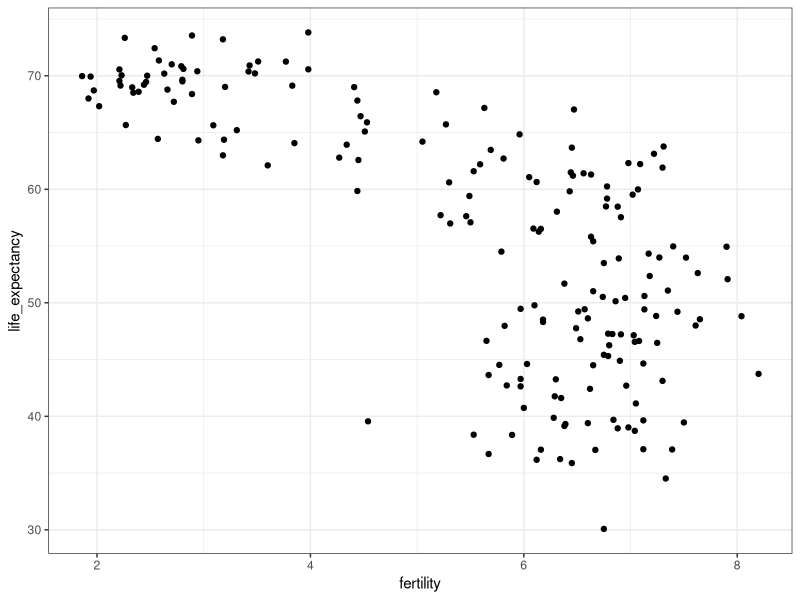
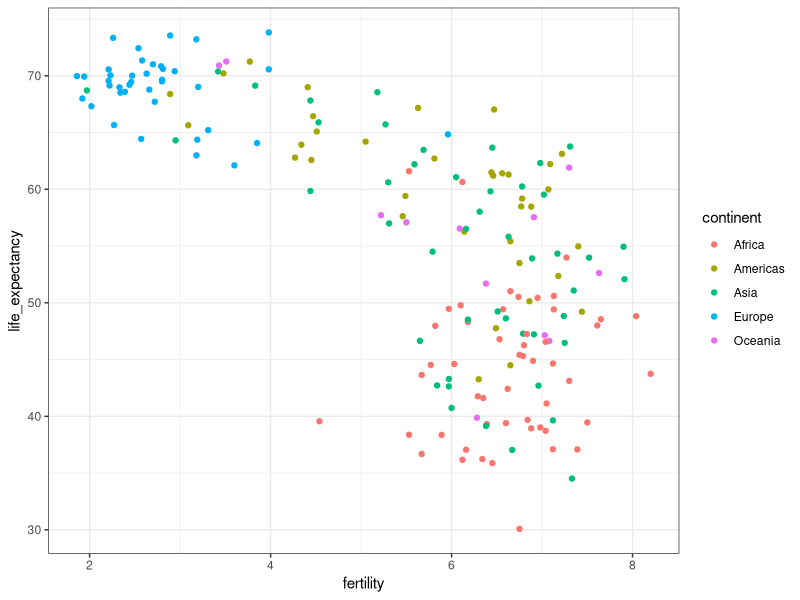
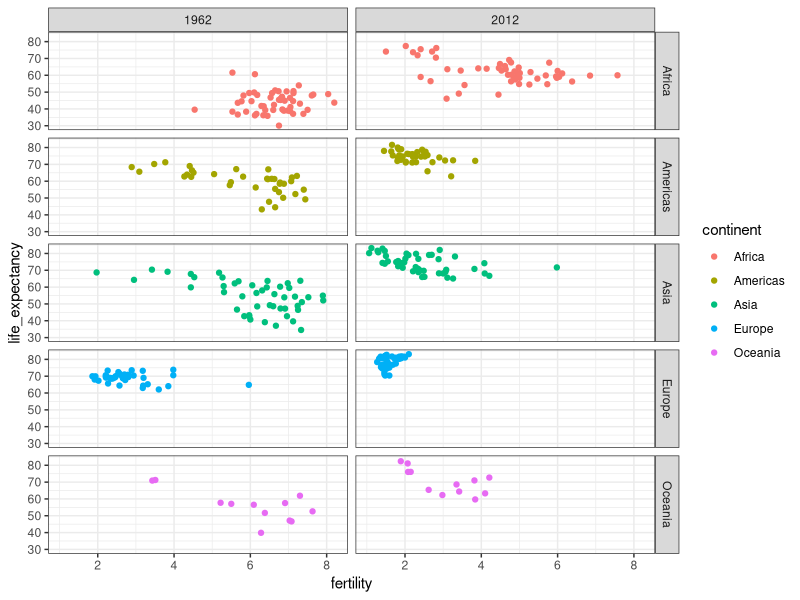
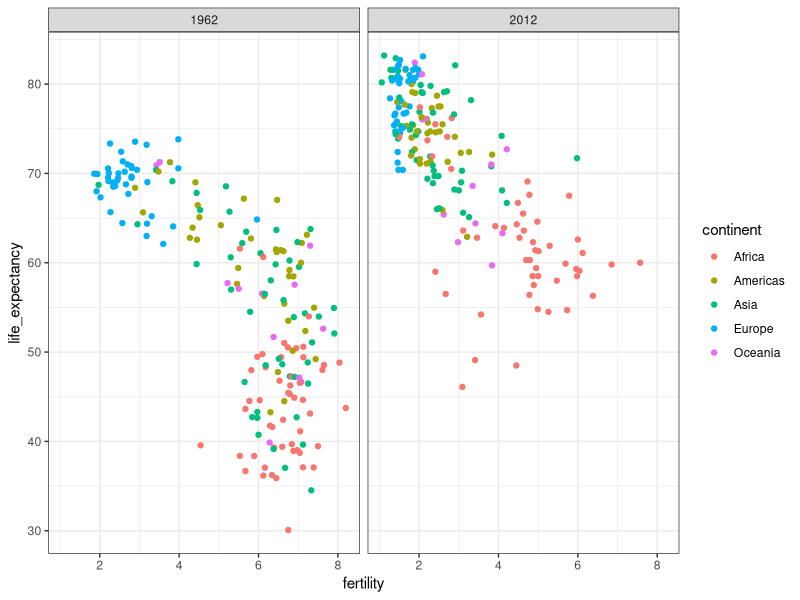
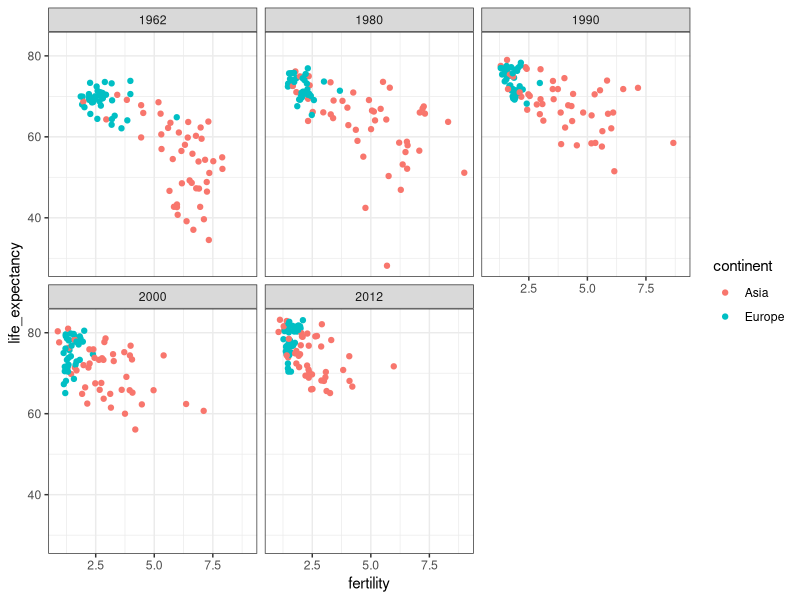
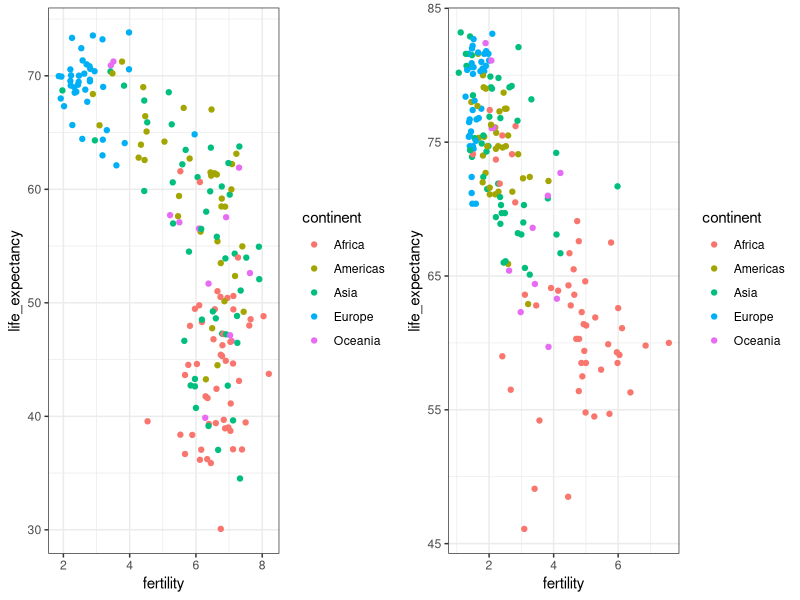
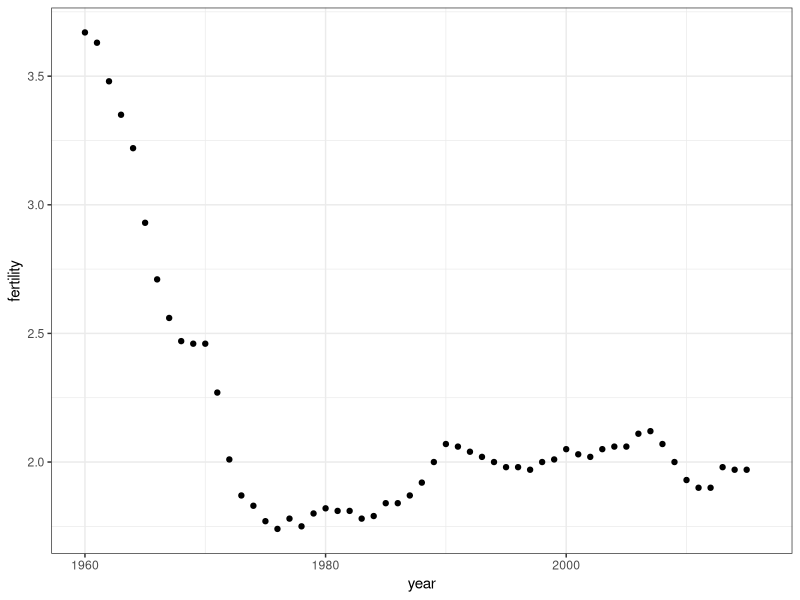
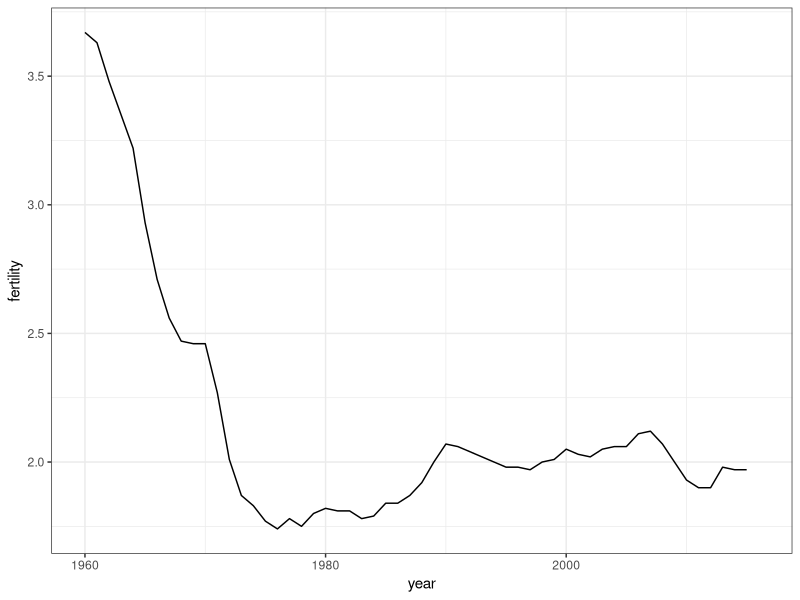

Write the R code that produced these figures, in order.
## ---- chunk 1
knitr::opts_chunk$set(echo = TRUE)
## ---- chunk 2
library(dslabs)
data(gapminder)
head(gapminder)
## ---- chunk 3
library(tidyverse)
gapminder %>% 
  filter(year == 2015 & country %in% c("Sri Lanka","Turkey")) %>% 
  select(country, infant_mortality)
## ---- chunk 4
comp_table <- data_frame(comparison = rep(1:5, each = 2),
           country = c("Sri Lanka", "Turkey", "Poland", "South Korea", "Malaysia", "Russia", "Pakistan","Vietnam","Thailand","South Africa"))

tmp <- gapminder %>% 
  filter(year == 2015) %>% 
  select(country, infant_mortality) %>% 
  mutate(country = as.character(country)) ##to match characters to characters
  
tab <- inner_join(comp_table, tmp, by = "country") %>% select(-comparison)
  
bind_cols(slice(tab,seq(1,9,2)), slice(tab,seq(2,10,2))) %>% knitr::kable()
## ---- chunk 5
ds_theme_set()

filter(gapminder, year==1962) %>%
  ggplot( aes(fertility, life_expectancy)) +
  geom_point()
## ---- chunk 6
filter(gapminder, year==1962) %>%
  ggplot( aes(fertility, life_expectancy, color = continent)) +
  geom_point() 
## ---- chunk 7
filter(gapminder, year%in%c(1962, 2012)) %>%
  ggplot(aes(fertility, life_expectancy, col = continent)) +
  geom_point() +
  facet_grid(continent~year)
## ---- chunk 8
filter(gapminder, year%in%c(1962, 2012)) %>%
  ggplot(aes(fertility, life_expectancy, col = continent)) +
  geom_point() +
  facet_grid( . ~ year)
## ---- chunk 9
years <- c(1962, 1980, 1990, 2000, 2012)
continents <- c("Europe", "Asia")
gapminder %>% 
  filter(year %in% years & continent %in% continents) %>%
  ggplot( aes(fertility, life_expectancy, col = continent)) +
  geom_point() +
  facet_wrap(~year) 
## ---- chunk 10
library(gridExtra)
p1 <- filter(gapminder, year == 1962) %>%
  ggplot(aes(fertility, life_expectancy, col = continent)) +
  geom_point() 
p2 <- filter(gapminder, year == 2012) %>%
  ggplot(aes(fertility, life_expectancy, col = continent)) +
  geom_point() 
grid.arrange(p1, p2, ncol = 2)
## ---- chunk 11
gapminder %>% filter(country == "United States") %>% 
  ggplot(aes(year,fertility)) +
  geom_point()
## ---- chunk 12
gapminder %>% filter(country == "United States") %>% 
  ggplot(aes(year,fertility)) +
  geom_line()
## ---- chunk 13
countries <- c("South Korea","Germany")
gapminder %>% filter(country %in% countries) %>% 
  ggplot(aes(year,fertility)) +
  geom_line()
## ---- chunk 14
countries <- c("South Korea","Germany")
gapminder %>% filter(country %in% countries) %>% 
  ggplot(aes(year,fertility, group = country)) +
  geom_line()
## ---- chunk 15
countries <- c("South Korea","Germany")
gapminder %>% filter(country %in% countries) %>% 
  ggplot(aes(year,fertility, col = country)) +
  geom_line()
## ---- chunk 16
labels <- data.frame(country = countries, x = c(1975,1965), y = c(60,72))

gapminder %>% filter(country %in% countries) %>% 
  ggplot(aes(year, life_expectancy, col = country)) +
  geom_line() +
  geom_text(data = labels, aes(x, y, label = country), size = 5) +
  theme(legend.position = "none")
## ---- chunk 17
gapminder <- gapminder %>% 
  mutate(dollars_per_day = gdp/population/365)
## ---- chunk 18
past_year <- 1970
gapminder %>% 
  filter(year == past_year & !is.na(gdp)) %>%
  ggplot(aes(dollars_per_day)) + 
  geom_histogram(binwidth = 1, color = "black")
## ---- chunk 19
gapminder %>% 
  filter(year == past_year & !is.na(gdp)) %>%
  ggplot(aes(log2(dollars_per_day))) + 
  geom_histogram(binwidth = 1, color = "black")
## ---- chunk 20
gapminder %>% filter(year == past_year) %>%
  ggplot(aes(log10(population))) +
  geom_histogram(binwidth = 0.5, color = "black")
## ---- chunk 21
gapminder %>% 
  filter(year == past_year & !is.na(gdp)) %>%
  ggplot(aes(dollars_per_day)) + 
  geom_histogram(binwidth = 1, color = "black") +
  scale_x_continuous(trans = "log2")
## ---- chunk 22
length(levels(gapminder$region))
## ---- chunk 23
p <- gapminder %>% 
  filter(year == past_year & !is.na(gdp)) %>%
  ggplot(aes(region, dollars_per_day)) 
p + geom_boxplot() 
## ---- chunk 24
p + geom_boxplot() +
  theme(axis.text.x = element_text(angle = 90, hjust = 1))
## ---- chunk 25
fac <- factor(c("Asia", "Asia", "West", "West", "West"))
levels(fac)

value <- c(10, 11, 12, 6, 4)
fac <- reorder(fac, value, FUN = mean)
levels(fac)
## ---- chunk 26
p <- gapminder %>% 
  filter(year == past_year & !is.na(gdp)) %>%
  mutate(region = reorder(region, dollars_per_day, FUN = median)) %>%
  ggplot(aes(region, dollars_per_day, fill = continent)) +
  geom_boxplot() +
  theme(axis.text.x = element_text(angle = 90, hjust = 1)) +
  xlab("")
p
## ---- chunk 27
p + scale_y_continuous(trans = "log2")
## ---- chunk 28
p + scale_y_continuous(trans = "log2") + geom_point(show.legend = FALSE) 
## ---- chunk 29
west <- c("Western Europe","Northern Europe","Southern Europe",
          "Northern America","Australia and New Zealand")
## ---- chunk 30
gapminder %>% 
  filter(year == past_year & !is.na(gdp)) %>%
  mutate(group = ifelse(region%in%west, "West", "Developing")) %>%
  ggplot(aes(dollars_per_day)) +
  geom_histogram(binwidth = 1, color = "black") +
  scale_x_continuous(trans = "log2") + 
  facet_grid(. ~ group)
## ---- chunk 31
past_year <- 1970
present_year <- 2010
gapminder %>% 
  filter(year %in% c(past_year, present_year) & !is.na(gdp)) %>%
  mutate(group = ifelse(region%in%west, "West", "Developing")) %>%
  ggplot(aes(dollars_per_day)) +
  geom_histogram(binwidth = 1, color = "black") +
  scale_x_continuous(trans = "log2") + 
  facet_grid(year ~ group)
## ---- chunk 32
country_list_1 <- gapminder %>% 
  filter(year == past_year & !is.na(dollars_per_day)) %>% .$country

country_list_2 <- gapminder %>% 
  filter(year == present_year & !is.na(dollars_per_day)) %>% .$country
      
country_list <- intersect(country_list_1, country_list_2)
## ---- chunk 33
gapminder %>% 
  filter(year %in% c(past_year, present_year) & country %in% country_list) %>%
  mutate(group = ifelse(region%in%west, "West", "Developing")) %>%
  ggplot(aes(dollars_per_day)) +
  geom_histogram(binwidth = 1, color = "black") +
  scale_x_continuous(trans = "log2") + 
  facet_grid(year ~ group)
## ---- chunk 34
p <- gapminder %>% 
  filter(year %in% c(past_year, present_year) & country %in% country_list) %>%
  mutate(region = reorder(region, dollars_per_day, FUN = median)) %>%
  ggplot() +
  theme(axis.text.x = element_text(angle = 90, hjust = 1)) +
  xlab("") +
  scale_y_continuous(trans = "log2")  
## ---- chunk 35
p + geom_boxplot(aes(region, dollars_per_day, fill = continent)) +
  facet_grid(year~.)
## ---- chunk 36
p + geom_boxplot(aes(region, dollars_per_day, fill = factor(year)))
## ---- chunk 37
gapminder %>% 
  filter(year %in% c(past_year, present_year) & country %in% country_list) %>%
  mutate(year = ifelse(year == past_year, "past", "present")) %>%
  select(country, region, continent, year, dollars_per_day) %>%
  spread(year, dollars_per_day)  %>%
  mutate(difference = present/past) %>%
  mutate(region = reorder(region, difference, FUN = median)) %>%
  ggplot(aes(region,  difference, fill = factor(continent))) +
  geom_boxplot() + 
  geom_point(show.legend = FALSE) +
  theme(axis.text.x = element_text(angle = 90, hjust = 1)) +
  xlab("") + ylab(paste("Fold Increase Between", past_year, "and", present_year)) +
  scale_y_continuous(trans = "log2")  
## ---- chunk 38
data("heights")
heights %>% 
  filter(sex=="Male") %>% 
  ggplot(aes(height)) + 
  geom_density(alpha=.2, fill= "#00BFC4")  
## ---- chunk 39
x <- data.frame(height = c(rnorm(1000000,69,3), rnorm(1000000,65,3)))
x %>% ggplot(aes(height)) + geom_histogram(binwidth = 1, color = "black")
## ---- chunk 40
p1 <- x %>% ggplot(aes(height)) + geom_histogram(binwidth = 1, color = "black") + ggtitle("binwidth=1")
p2 <- x %>% ggplot(aes(height)) + geom_histogram(binwidth = 0.5, color="black") + ggtitle("binwidth=0.5") 
p3 <- x %>% ggplot(aes(height)) + geom_histogram(binwidth = 0.1) + ggtitle("binwidth=0.1")
library(gridExtra)
grid.arrange(p1, p2, p3, nrow = 1)
## ---- chunk 41
x %>% ggplot(aes(height)) + 
  geom_histogram(aes(y=..density..), binwidth = 0.1) +
  geom_density(col="#00BFC4")
## ---- chunk 42
hist1 <- heights %>% 
  filter(sex=="Male") %>% 
  ggplot(aes(height)) +
  geom_histogram(aes(y=..density..), binwidth = 1, color="black") 
hist2 <- hist1 +
  geom_density(col="#00BFC4")
hist3 <- hist1 + 
  geom_point(data = ggplot_build(hist2)$data[[1]], aes(x,y))
hist4 <- ggplot() + geom_point(data = ggplot_build(hist2)$data[[1]], aes(x,y)) + xlab("height") + ylab("density")
hist5 <- hist4 + geom_line(data = ggplot_build(hist2)$data[[2]], aes(x,y),col="#00BFC4")
hist6 <- heights %>% 
  filter(sex=="Male") %>% 
  ggplot(aes(height)) +
  geom_density(alpha = 0.2, fill="#00BFC4")
grid.arrange(hist1, hist3, hist4, hist5, hist2, hist6, nrow=2)
## ---- chunk 43
p1 <- heights %>% filter(sex=="Male")%>% ggplot(aes(height)) +
  geom_histogram(aes(y=..density..), binwidth = 1) + 
  geom_density(col="#00BFC4", adjust = 0.5)
p2 <- heights %>% filter(sex=="Male") %>% ggplot(aes(height)) +
  geom_histogram(aes(y=..density..), binwidth = 1) + 
  geom_density(col="#00BFC4", adjust = 2)
grid.arrange(p1,p2, ncol=2)
## ---- chunk 44
d <- with(heights, density(height[sex=="Male"]))
tmp <- data.frame(height=d$x, density=d$y)
tmp %>% ggplot(aes(height,density)) + geom_line() + 
  geom_area(aes(x=height,y=density), data = filter(tmp, between(height, 65, 68)), alpha=0.2, fill="#00BFC4")
## ---- chunk 45
heights %>% 
  filter(sex=="Male") %>% 
  ggplot(aes(height)) + 
  geom_density(alpha=.2, fill= "#00BFC4")  
## ---- chunk 46
heights %>% 
  ggplot(aes(height, fill=sex)) + 
  geom_density(alpha = 0.2)
## ---- chunk 47
gapminder %>% 
  filter(year %in% c(past_year, present_year) & country %in% country_list) %>%
  ggplot(aes(dollars_per_day)) +
  geom_density(fill = "grey") + 
  scale_x_continuous(trans = "log2") + 
  facet_grid(year~.)
## ---- chunk 48
gapminder %>% 
  filter(year == past_year & country %in% country_list) %>%
  mutate(group = ifelse(region %in% west, "West", "Developing")) %>% group_by(group) %>% 
  summarize(n=n()) %>% knitr::kable()
## ---- chunk 49
gapminder %>% 
  filter(year %in% c(past_year, present_year) & country %in% country_list) %>%
  mutate(group = ifelse(region %in% west, "West", "Developing")) %>%
  ggplot(aes(dollars_per_day, fill = group)) +
  scale_x_continuous(trans = "log2") +
  geom_density(alpha = 0.2) + 
  facet_grid(year ~ .)
## ---- chunk 50
p <- gapminder %>% 
  filter(year %in% c(past_year, present_year) & country %in% country_list) %>%
  mutate(group = ifelse(region %in% west, "West", "Developing")) %>%
  ggplot(aes(dollars_per_day, y = ..count.., fill = group)) +
  scale_x_continuous(trans = "log2")

p + geom_density(alpha = 0.2) + facet_grid(year ~ .)
## ---- chunk 51
p + geom_density(alpha = 0.2, bw = 0.75) + facet_grid(year ~ .)
## ---- chunk 52
gapminder <- gapminder %>% 
  mutate(group = case_when(
    .$region %in% west ~ "West",
    .$region %in% c("Eastern Asia", "South-Eastern Asia") ~ "East Asia",
    .$region %in% c("Caribbean", "Central America", "South America") ~ "Latin America",
    .$continent == "Africa" & .$region != "Northern Africa" ~ "Sub-Saharan Africa",
    TRUE ~ "Others"))
## ---- chunk 53
gapminder <- gapminder %>% 
  mutate(group = factor(group, levels = c("Others", "Latin America", "East Asia","Sub-Saharan Africa", "West")))
## ---- chunk 54
p <- gapminder %>% 
    filter(year %in% c(past_year, present_year) & country %in% country_list) %>%
  ggplot(aes(dollars_per_day, y = ..count.., fill = group, color = group)) +
  scale_x_continuous(trans = "log2")

p + geom_density(alpha = 0.2, bw = 0.75, size = 2) + facet_grid(year ~ .)
## ---- chunk 55
p + geom_density(alpha = 0.2, bw = 0.75, position = "stack") + facet_grid(year ~ .)
## ---- chunk 56
gapminder %>% 
    filter(year %in% c(past_year, present_year) & country %in% country_list) %>%
  group_by(year) %>%
  mutate(weight = population/sum(population)*2) %>%
  ungroup() %>%
  ggplot(aes(dollars_per_day, fill = group, weight = weight)) +
  scale_x_continuous(trans = "log2") + 
  geom_density(alpha = 0.2, bw = 0.75, position = "stack") + facet_grid(year ~ .) 
## ---- chunk 57
gapminder <- gapminder %>% 
  mutate(group = case_when(
    .$region %in% west ~ "The West",
    .$region %in% "Northern Africa" ~ "Northern Africa",
    .$region %in% c("Eastern Asia", "South-Eastern Asia") ~ "East Asia",
    .$region == "Southern Asia"~ "Southern Asia",
    .$region %in% c("Central America", "South America", "Caribbean") ~ "Latin America",
    .$continent == "Africa" & .$region != "Northern Africa" ~ "Sub-Saharan Africa",
    .$region %in% c("Melanesia", "Micronesia", "Polynesia") ~ "Pacific Islands"))
## ---- chunk 58
surv_income <- gapminder %>% 
  filter(year %in% present_year & !is.na(gdp) & !is.na(infant_mortality) & !is.na(group)) %>%
  group_by(group) %>%
  summarize(income = sum(gdp)/sum(population)/365,
            infant_survival_rate = 1-sum(infant_mortality/1000*population)/sum(population)) 

surv_income %>% arrange(income)
## ---- chunk 59
surv_income %>% ggplot(aes(income, infant_survival_rate, label = group, color = group)) +
  scale_x_continuous(trans = "log2", limits = c(0.25, 150)) +
  scale_y_continuous(trans = "logit", limit = c(0.875, .9981), 
                     breaks = c(.85,.90,.95,.99,.995,.998)) +
  geom_label(size = 3, show.legend = FALSE)
## ---- chunk 60
library(ggrepel)
highlight <- c("Sierra Leone", "Mauritius",  "Sudan", "Botswana", "Tunisia",
               "Cambodia","Singapore","Chile", "Haiti", "Bolivia",
               "United States","Sweden", "Angola", "Serbia")

gapminder %>% filter(year %in% present_year & !is.na(gdp) & !is.na(infant_mortality) & !is.na(group) ) %>%
  ggplot(aes(dollars_per_day, 1 - infant_mortality/1000, col = group, label = country)) +
  scale_x_continuous(trans = "log2", limits=c(0.25, 150)) +
  scale_y_continuous(trans = "logit",limit=c(0.875, .9981),
                     breaks=c(.85,.90,.95,.99,.995,.998)) + 
  geom_point(alpha = 0.5, size = 3) +
  geom_text_repel(size = 4, show.legend = FALSE,
    data = filter(gapminder, year %in% present_year & country %in% highlight))
